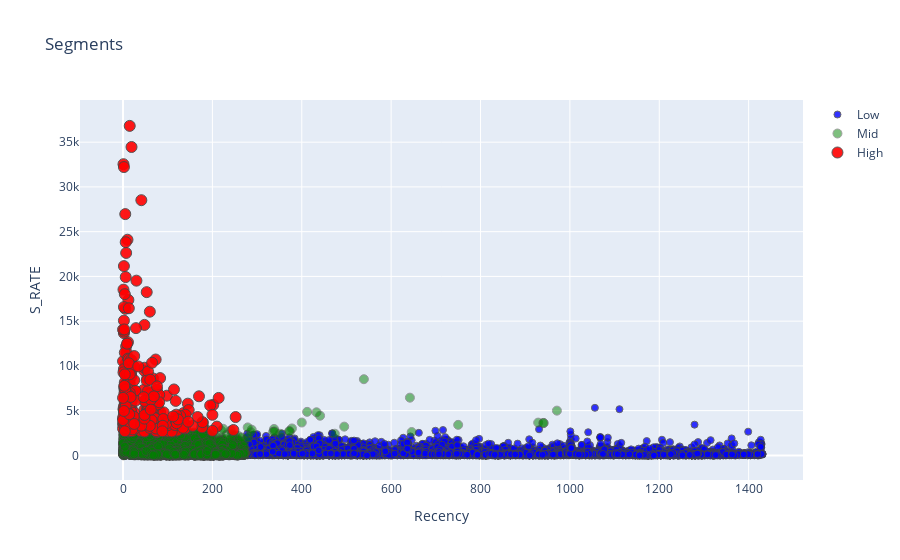

Notebook cell for this chart:
### Code cell
plot_layout = go.Layout(
        yaxis= {'title': "S_RATE"},
        xaxis= {'title': "Recency"},
        title='Segments'
    )
fig = go.Figure(data=plot_data, layout=plot_layout)
pyoff.iplot(fig)

### Figure 1 — Plotly figure (JSON) as saved in the notebook; plotly's stock layout.template omitted (floating-point values rounded to 4 significant figures; data arrays with more than 128 entries replaced by an {"elided": "..."} marker saying what was removed)
{"data": [{"marker": {"color": "blue", "line": {"width": 1}, "opacity": 0.8, "size": 7}, "mode": "markers", "name": "Low", "type": "scatter", "x": {"elided": "17924 int values"}, "y": {"elided": "17924 float values"}}, {"marker": {"color": "green", "line": {"width": 1}, "opacity": 0.5, "size": 9}, "mode": "markers", "name": "Mid", "type": "scatter", "x": {"elided": "7439 int values"}, "y": {"elided": "7439 float values"}}, {"marker": {"color": "red", "line": {"width": 1}, "opacity": 0.9, "size": 11}, "mode": "markers", "name": "High", "type": "scatter", "x": {"elided": "327 int values"}, "y": {"elided": "327 float values"}}], "layout": {"title": {"text": "Segments"}, "xaxis": {"title": {"text": "Recency"}}, "yaxis": {"title": {"text": "S_RATE"}}}}
